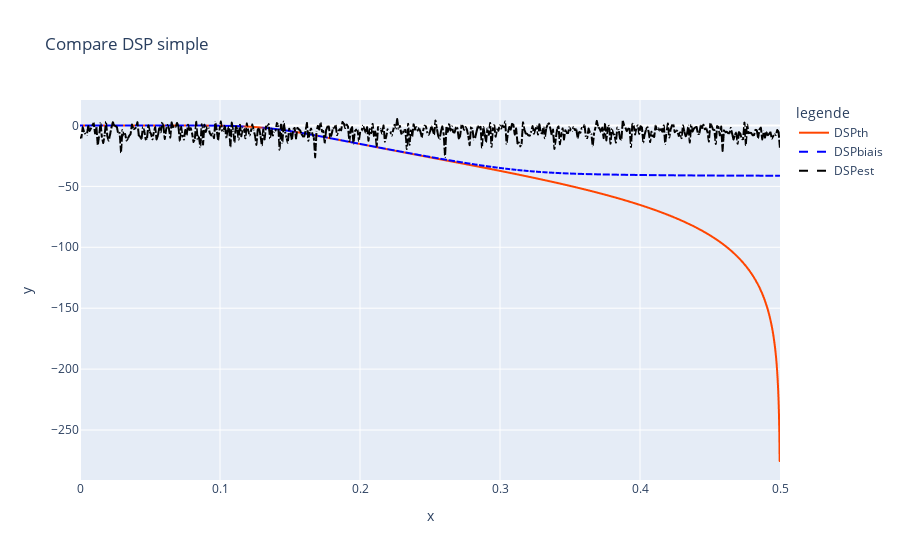
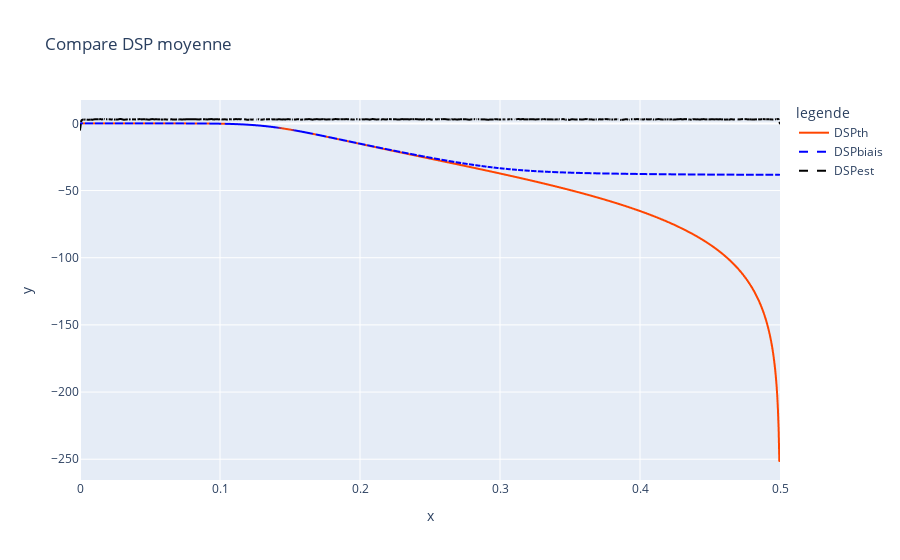
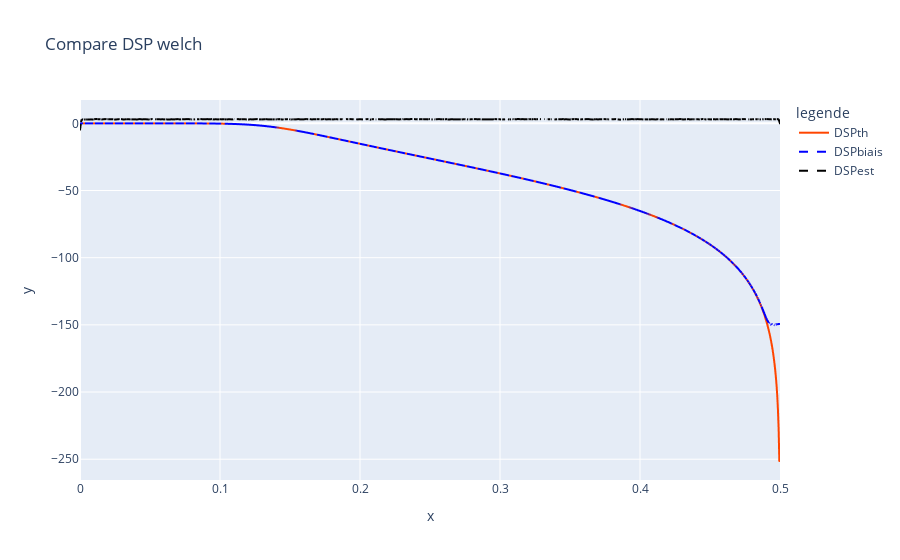

Notebook cell for these charts, in order:
### Markdown cell above
### Analyses _in-situ_

### Code cell
N = 2048
nd = 0
nfft = 1024
M = 1024
DSP1est,f = estimateur_simple(X, nd, N, nfft)
DSPth1, DSPbiais1,fth1 = tsa.sptheo(N,'simple')
compareDSP(f,fth1,DSPth1,DSPbiais1,DSP1est,"Compare DSP simple")

DSP2est,f = estimateur_moyenne(X,M, nfft)
DSPth2, DSPbiais2,fth2 = tsa.sptheo(M,'moyenne')
compareDSP(f,fth2,DSPth2,DSPbiais2,DSP2est,"Compare DSP moyenne")

DSP3est,f = estimateur_welch(x=X,window='hann',M=M,Noverlap=1000, nfft=nfft)
DSPth3, DSPbiais3,fth3 = tsa.sptheo(Q=M,method='welch',fenetre='hann')
compareDSP(f,fth3,DSPth3,DSPbiais3,DSP3est,"Compare DSP welch")

### Figure 1 — Plotly figure (JSON) as saved in the notebook; plotly's stock layout.template omitted (floating-point values rounded to 4 significant figures; data arrays with more than 128 entries replaced by an {"elided": "..."} marker saying what was removed)
{"data": [{"hovertemplate": "legende=DSPth<br>x=%{x}<br>y=%{y}<extra></extra>", "legendgroup": "DSPth", "line": {"color": "orangered", "dash": "solid"}, "marker": {"symbol": "circle"}, "mode": "lines", "name": "DSPth", "showlegend": true, "type": "scattergl", "x": {"elided": "2048 float values"}, "xaxis": "x", "y": {"elided": "2048 float values"}, "yaxis": "y"}, {"hovertemplate": "legende=DSPbiais<br>x=%{x}<br>y=%{y}<extra></extra>", "legendgroup": "DSPbiais", "line": {"color": "blue", "dash": "dash"}, "marker": {"symbol": "circle"}, "mode": "lines", "name": "DSPbiais", "showlegend": true, "type": "scattergl", "x": {"elided": "2048 float values"}, "xaxis": "x", "y": {"elided": "2048 float values"}, "yaxis": "y"}, {"hovertemplate": "legende=DSPest<br>x=%{x}<br>y=%{y}<extra></extra>", "legendgroup": "DSPest", "line": {"color": "black", "dash": "dash"}, "marker": {"symbol": "circle"}, "mode": "lines", "name": "DSPest", "showlegend": true, "type": "scattergl", "x": {"elided": "1024 float values"}, "xaxis": "x", "y": {"elided": "1024 float values"}, "yaxis": "y"}], "layout": {"legend": {"title": {"text": "legende"}, "tracegroupgap": 0}, "title": {"text": "Compare DSP simple"}, "xaxis": {"anchor": "y", "domain": [0, 1], "range": [0, 0.5], "title": {"text": "x"}}, "yaxis": {"anchor": "x", "domain": [0, 1], "title": {"text": "y"}}}}

### Figure 2 — Plotly figure (JSON) as saved in the notebook; plotly's stock layout.template omitted (floating-point values rounded to 4 significant figures; data arrays with more than 128 entries replaced by an {"elided": "..."} marker saying what was removed)
{"data": [{"hovertemplate": "legende=DSPth<br>x=%{x}<br>y=%{y}<extra></extra>", "legendgroup": "DSPth", "line": {"color": "orangered", "dash": "solid"}, "marker": {"symbol": "circle"}, "mode": "lines", "name": "DSPth", "showlegend": true, "type": "scattergl", "x": {"elided": "1024 float values"}, "xaxis": "x", "y": {"elided": "1024 float values"}, "yaxis": "y"}, {"hovertemplate": "legende=DSPbiais<br>x=%{x}<br>y=%{y}<extra></extra>", "legendgroup": "DSPbiais", "line": {"color": "blue", "dash": "dash"}, "marker": {"symbol": "circle"}, "mode": "lines", "name": "DSPbiais", "showlegend": true, "type": "scattergl", "x": {"elided": "1024 float values"}, "xaxis": "x", "y": {"elided": "1024 float values"}, "yaxis": "y"}, {"hovertemplate": "legende=DSPest<br>x=%{x}<br>y=%{y}<extra></extra>", "legendgroup": "DSPest", "line": {"color": "black", "dash": "dash"}, "marker": {"symbol": "circle"}, "mode": "lines", "name": "DSPest", "showlegend": true, "type": "scattergl", "x": {"elided": "513 float values"}, "xaxis": "x", "y": {"elided": "513 float values"}, "yaxis": "y"}], "layout": {"legend": {"title": {"text": "legende"}, "tracegroupgap": 0}, "title": {"text": "Compare DSP moyenne"}, "xaxis": {"anchor": "y", "domain": [0, 1], "range": [0, 0.5], "title": {"text": "x"}}, "yaxis": {"anchor": "x", "domain": [0, 1], "title": {"text": "y"}}}}

### Figure 3 — Plotly figure (JSON) as saved in the notebook; plotly's stock layout.template omitted (floating-point values rounded to 4 significant figures; data arrays with more than 128 entries replaced by an {"elided": "..."} marker saying what was removed)
{"data": [{"hovertemplate": "legende=DSPth<br>x=%{x}<br>y=%{y}<extra></extra>", "legendgroup": "DSPth", "line": {"color": "orangered", "dash": "solid"}, "marker": {"symbol": "circle"}, "mode": "lines", "name": "DSPth", "showlegend": true, "type": "scattergl", "x": {"elided": "1024 float values"}, "xaxis": "x", "y": {"elided": "1024 float values"}, "yaxis": "y"}, {"hovertemplate": "legende=DSPbiais<br>x=%{x}<br>y=%{y}<extra></extra>", "legendgroup": "DSPbiais", "line": {"color": "blue", "dash": "dash"}, "marker": {"symbol": "circle"}, "mode": "lines", "name": "DSPbiais", "showlegend": true, "type": "scattergl", "x": {"elided": "1024 float values"}, "xaxis": "x", "y": {"elided": "1024 float values"}, "yaxis": "y"}, {"hovertemplate": "legende=DSPest<br>x=%{x}<br>y=%{y}<extra></extra>", "legendgroup": "DSPest", "line": {"color": "black", "dash": "dash"}, "marker": {"symbol": "circle"}, "mode": "lines", "name": "DSPest", "showlegend": true, "type": "scattergl", "x": {"elided": "513 float values"}, "xaxis": "x", "y": {"elided": "513 float values"}, "yaxis": "y"}], "layout": {"legend": {"title": {"text": "legende"}, "tracegroupgap": 0}, "title": {"text": "Compare DSP welch"}, "xaxis": {"anchor": "y", "domain": [0, 1], "range": [0, 0.5], "title": {"text": "x"}}, "yaxis": {"anchor": "x", "domain": [0, 1], "title": {"text": "y"}}}}
